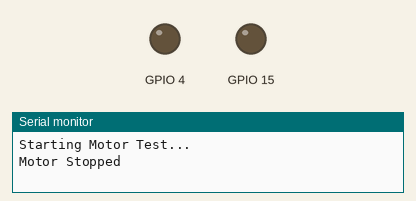
Simulated run of this sketch. Board: ESP32. Shown: output pins drawn as LEDs (lit = HIGH), the last lines printed to the serial monitor.

Above: at 0.1 s.
At 10.1 s:
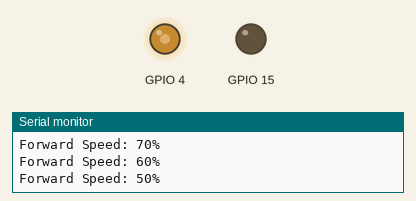
At 20.1 s:
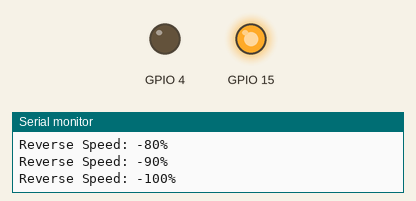
At 35.1 s:
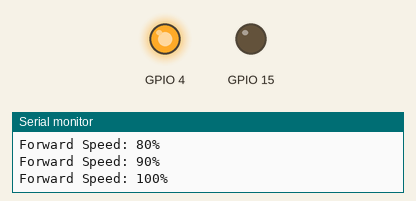
Timing chart, 0 to 40.0 s (numbered marks = the images above):
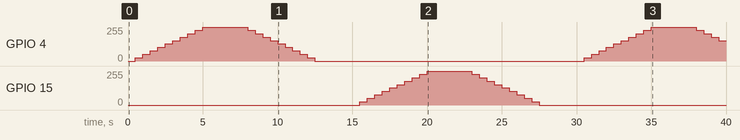

The sketch:

BTS7960_esp32_controller.ino
```cpp
/**
 * @file Motor_IBT2_MCPWM.ino
 * @brief Bidirectional DC motor control using ESP32 MCPWM and an IBT-2 (BTS7960) driver.
 *
 * Hardware:
 *  - ESP32 (Arduino core)
 *  - IBT-2 / BTS7960 43A H-bridge motor driver
 *  - DC motor, separate motor power supply (6–27 V depending on motor)
 *
 * Logic level: 3.3 V (ESP32) — compatible with IBT-2 input pins.
 *
 * ---------------------------------------------------------------------------
 * Wiring: ESP32  ↔  IBT-2 (BTS7960) input port
 * ---------------------------------------------------------------------------
 *  IBT-2 pin | Label | Connection
 *  ----------+-------+-----------------------------------------
 *      1     | RPWM  | ESP32 GPIO 4  (MCPWM0A, "forward" PWM)
 *      2     | LPWM  | ESP32 GPIO 15 (MCPWM0B, "reverse" PWM)
 *      3     | R_EN  | +5 V (always HIGH to enable forward side)
 *      4     | L_EN  | +5 V (always HIGH to enable reverse side)
 *      5     | R_IS  | (optional) ESP32 ADC input for current/fault monitoring
 *      6     | L_IS  | (optional) ESP32 ADC input for current/fault monitoring
 *      7     | VCC   | 5 V logic supply (can also feed 5 V back to MCU if needed)
 *      8     | GND   | Common ground shared with ESP32 GND
 *
 *  Motor power:
 *    - Connect motor supply (e.g. 12 V) to IBT-2 V+ and GND (power side).
 *    - Connect motor leads to the IBT-2 motor output terminals.
 *
 * NOTE:
 *  - Both R_EN and L_EN must be held HIGH for the bridge to drive the motor.
 *  - ESP32 GND and IBT-2 GND must be connected together.
 */

#include "driver/mcpwm.h"   // ESP32 hardware MCPWM driver

/**
 * @class MyMotor
 * @brief Simple wrapper for controlling a DC motor via a BTS7960/IBT-2 driver.
 *
 * The class uses two MCPWM outputs:
 *  - One PWM channel for "forward" direction (RPWM).
 *  - One PWM channel for "reverse" direction (LPWM).
 *
 * Public API:
 *  - MyMotor(int forwardPin, int reversePin)
 *  - void setSpeed(int speed);
 *
 * Speed convention:
 *  -100 .. -1  : reverse, magnitude is duty cycle percentage
 *      0       : motor off (both PWMs 0%)
 *   1 .. 100   : forward, magnitude is duty cycle percentage
 */
class MyMotor {
public:
  /**
   * @brief Construct a new MyMotor object and configure MCPWM.
   *
   * @param forwardPin GPIO number used for the forward PWM (RPWM).
   * @param reversePin GPIO number used for the reverse PWM (LPWM).
   *
   * The constructor:
   *  - Binds forwardPin to MCPWM0A and reversePin to MCPWM0B.
   *  - Sets up MCPWM Unit 0 / Timer 0 at 1 kHz, active high.
   *  - Initializes both channels at 0% duty.
   */
  MyMotor(int forwardPin, int reversePin) {
    this->forwardPin = forwardPin;
    this->reversePin = reversePin;

    // Bind GPIOs to MCPWM outputs
    // MCPWM0A -> forward direction (RPWM)
    mcpwm_gpio_init(MCPWM_UNIT_0, MCPWM0A, forwardPin);

    // MCPWM0B -> reverse direction (LPWM)
    mcpwm_gpio_init(MCPWM_UNIT_0, MCPWM0B, reversePin);

    // Base MCPWM configuration structure
    mcpwm_config_t pwm_config;
    pwm_config.frequency = 1000;              // 1 kHz switching frequency
    pwm_config.cmpr_a   = 0.0;                // Channel A starts at 0% duty
    pwm_config.cmpr_b   = 0.0;                // Channel B starts at 0% duty
    pwm_config.counter_mode = MCPWM_UP_COUNTER;   // Simple up-counting mode
    pwm_config.duty_mode    = MCPWM_DUTY_MODE_0;  // Active-high output

    // Apply configuration to Unit 0, Timer 0
    mcpwm_init(MCPWM_UNIT_0, MCPWM_TIMER_0, &pwm_config);
  }

  /**
   * @brief Set motor speed and direction.
   *
   * @param speed Value from -100 to 100.
   *
   *  - speed > 0 : forward, duty = speed %
   *  - speed < 0 : reverse, duty = |speed| %
   *  - speed = 0 : motor off (both PWM channels 0%)
   *
   * The method clamps input to [-100, 100] to avoid invalid duty values.
   */
  void setSpeed(int speed) {
    // Constrain to valid range
    if (speed < -100) speed = -100;
    if (speed > 100)  speed = 100;

    // Duty cycle is always positive; direction is encoded in sign of speed
    float dutyCycle = abs(speed);  // 0–100 %

    if (speed > 0) {
      // ---------------------------
      // Forward direction (RPWM)
      // ---------------------------
      mcpwm_set_duty(MCPWM_UNIT_0, MCPWM_TIMER_0, MCPWM_OPR_A, dutyCycle); // Forward PWM
      mcpwm_set_duty(MCPWM_UNIT_0, MCPWM_TIMER_0, MCPWM_OPR_B, 0.0);       // Reverse off

      Serial.print("Forward Speed: ");
      Serial.print(speed);
      Serial.println("%");
    }
    else if (speed < 0) {
      // ---------------------------
      // Reverse direction (LPWM)
      // ---------------------------
      mcpwm_set_duty(MCPWM_UNIT_0, MCPWM_TIMER_0, MCPWM_OPR_A, 0.0);       // Forward off
      mcpwm_set_duty(MCPWM_UNIT_0, MCPWM_TIMER_0, MCPWM_OPR_B, dutyCycle); // Reverse PWM

      Serial.print("Reverse Speed: ");
      Serial.print(speed);
      Serial.println("%");
    }
    else {
      // ---------------------------
      // Stop: both channels off
      // ---------------------------
      mcpwm_set_duty(MCPWM_UNIT_0, MCPWM_TIMER_0, MCPWM_OPR_A, 0.0);
      mcpwm_set_duty(MCPWM_UNIT_0, MCPWM_TIMER_0, MCPWM_OPR_B, 0.0);

      Serial.println("Motor Stopped");
    }
  }

private:
  int forwardPin;   ///< GPIO used for forward PWM (RPWM).
  int reversePin;   ///< GPIO used for reverse PWM (LPWM).
};

// -----------------------------------------------------------------------------
// Global motor instance
// -----------------------------------------------------------------------------

// Using GPIO 4 as forward (RPWM) and GPIO 15 as reverse (LPWM).
// These must be wired to IBT-2 pins RPWM and LPWM respectively.
MyMotor motor(4, 15);

// -----------------------------------------------------------------------------
// Arduino setup() and loop()
// -----------------------------------------------------------------------------

/**
 * @brief Arduino setup function.
 *
 * Initializes the serial port for debug output.
 * The motor driver and MCPWM are initialized by the MyMotor constructor.
 */
void setup() {
  Serial.begin(115200);
  Serial.println("Starting Motor Test...");
}

/**
 * @brief Arduino main loop.
 *
 * Performs a continuous test pattern:
 *  1. Ramp forward from 0% to 100% duty.
 *  2. Hold at full forward.
 *  3. Ramp down to 0%.
 *  4. Ramp reverse from 0% to -100% duty.
 *  5. Hold at full reverse.
 *  6. Ramp back to 0%.
 *
 * Each step updates the motor speed using MyMotor::setSpeed().
 */
void loop() {
  // ---------------------------------------------------------------------------
  // FORWARD CYCLE: ramp 0 -> +100 %
  // ---------------------------------------------------------------------------
  for (int speed = 0; speed <= 100; speed += 10) {
    motor.setSpeed(speed);
    delay(500);  // Adjust for ramp rate (smaller = smoother/faster ramp)
  }

  delay(2000);   // Hold at 100% forward

  // ---------------------------------------------------------------------------
  // RAMP DOWN: +100 % -> 0 %
  // ---------------------------------------------------------------------------
  for (int speed = 100; speed >= 0; speed -= 10) {
    motor.setSpeed(speed);
    delay(500);
  }

  delay(2000);   // Hold stopped

  // ---------------------------------------------------------------------------
  // REVERSE CYCLE: 0 -> -100 %
  // ---------------------------------------------------------------------------
  for (int speed = 0; speed >= -100; speed -= 10) {
    motor.setSpeed(speed);
    delay(500);
  }

  delay(2000);   // Hold at 100% reverse

  // ---------------------------------------------------------------------------
  // RAMP DOWN: -100 % -> 0 %
  // ---------------------------------------------------------------------------
  for (int speed = -100; speed <= 0; speed += 10) {
    motor.setSpeed(speed);
    delay(500);
  }

  delay(2000);   // Hold stopped before repeating cycle
}
```

Measured:
- by itself, GPIO 15: rises from 0/255 to 255/255 in 4.5 s, then falls to 0/255 in 7.5 s
